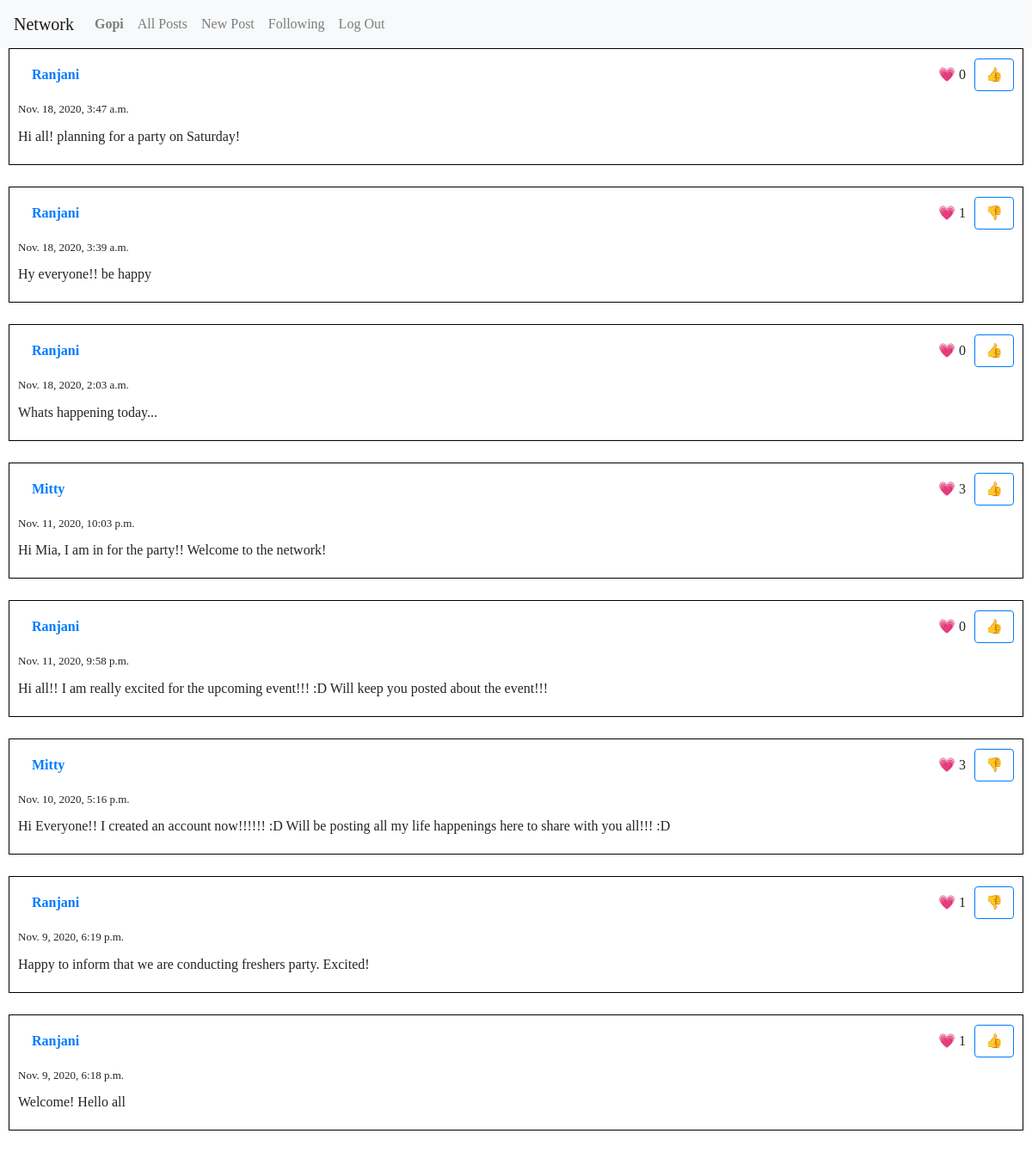
The page /following (signed in) on the database its author committed.
### network/models.py (models this page shows, shortened)
class User(AbstractUser):
    pass

class Posts(models.Model):
    creator = models.ForeignKey(User,on_delete=models.SET_NULL, null=True, blank=True, related_name="posts")
    content = models.TextField(max_length=500)
    created = models.DateTimeField(default=timezone.now)

### network/views.py (the view)
# urls.py: path("following", views.following, name="following"),
def following(request):
    follows = Follows.objects.filter(follower=request.user.id)
    all_posts = Posts.objects.none()
    for f in follows:
        all_posts = all_posts | Posts.objects.filter(creator=f.followee)
    return render(request, "network/following.html", {
        "all_posts": get_posts_in_page(request, all_posts.order_by(POSTS_ORDER))
    })

### network/templatetags/network_filters.py (called while the page is built)
@register.filter
def user_likes(likes, user):
    return any(like.liker == user for like in likes.all())

### network/views.py (called while the page is built)
def get_posts_in_page(request, posts):
    paginator = Paginator(posts, 10)
    page = request.GET.get('page')
    return paginator.get_page(page)

### network/templates/network/following.html
{% extends "network/layout.html" %}
{% block body %}
{% include "network/all_posts.html" %}
{% endblock %}

### network/templates/network/layout.html (shortened to what this page needs)
{% load static %}
<!DOCTYPE html>
<html lang="en">
    <head>
        <link rel="stylesheet" href="https://cdn.jsdelivr.net/npm/bootstrap@4.5.3/dist/css/bootstrap.min.css">
        <link href="{% static 'network/styles.css' %}" rel="stylesheet">
    </head>
    <body>
        <nav class="navbar navbar-expand-lg navbar-light bg-light">
            <a class="navbar-brand" href="/">Network</a>
            <div>
              <ul class="navbar-nav mr-auto">
                {% if user.is_authenticated %}
                    <li class="nav-item">
                        <a class="nav-link" href="{% url 'profile' user.id %}"><strong>{{ user.username }}</strong></a>
                    </li>
                {% endif %}
                <li class="nav-item">
                  <a class="nav-link" href="{% url 'index'  %}">All Posts</a>
                </li>
                {% if user.is_authenticated %}
                    <li class="nav-item">
                        <a class="nav-link" href="{% url 'new' %}">New Post</a>
                    </li>
                    <li class="nav-item">
                        <a class="nav-link" href="{% url 'following' %}">Following</a>
                    </li>
                    <li class="nav-item">
                        <a class="nav-link" href="{% url 'logout' %}">Log Out</a>
                    </li>
                {% endif %}
              </ul>
            </div>
          </nav>
        <div class="body">
            {% block body %}
            {% endblock %}
        </div>
    </body>
</html>

### network/templates/network/all_posts.html (shortened to what this page needs)
{% load static %}
{% load network_filters %}
{% for post in all_posts %}
    <div class="post" id="post-{{ post.id }}">
        <div class="creator">
            <a class="nav-link" href="{% url 'profile' post.creator.id %}">
                {{ post.creator }}
            </a>
        </div>
        <div class="like-count">
            &#128151; <span id="post-like-count-{{ post.id }}">{{ post.likes.count }}</span>
        </div>
        {% if user.is_authenticated %}
            {% with liked=post.likes|user_likes:user up_button="&#128077;" down_button="&#128078;" %}
                <button type="button" class="btn btn-outline-primary like-button"
                        onclick="toggleLike(this, {{ post.id }}, {{ liked|yesno:"true,false" }})"
                        data-up-button="{{ up_button }}"
                        data-down-button="{{ down_button }}"
                >
                    {% if liked %}
                        {{ down_button }}
                    {% else %}
                        {{ up_button }}
                    {% endif %}
                </button>
            {% endwith %}
        {% endif %}
        <div class="created-time">
            {{ post.created }}
        </div>
        <div class="content">
            {{ post.content }}
        </div>
    </div>
{% endfor %}

### network/static/network/styles.css (style rules this page uses)
body { font-family: "Comic Sans MS", cursive; }
.body { margin: 0 10px; }
.post { border: 1px solid black; padding: 10px; margin-bottom: 25px; display: grid; grid-template-areas: "creator edit-button like-count like-button" "created-time created-time created-time created-time" "content content content content" "edit-content edit-content edit-content edit-content"; grid-template-columns: 1fr auto auto auto; grid-gap: 10px; align-items: baseline; }
.post .like-count { grid-area: like-count; }
.post .like-button { grid-area: like-button; }
.post .creator { grid-area: creator; font-weight: bold; }
.post .created-time { grid-area: created-time; font-size: small; }
.post .content { grid-area: content; }

### rows shown on the page
User: username "Gopi"
Posts: creator "Ranjani", likes.count "0", up_button "👍", created "Nov. 18, 2020, 3:47 a.m.", content "Hi all! planning for a party on Saturday!"
Posts: creator "Ranjani", likes.count "1", down_button "👎", created "Nov. 18, 2020, 3:39 a.m.", content "Hy everyone!! be happy"
Posts: creator "Ranjani", likes.count "0", up_button "👍", created "Nov. 18, 2020, 2:03 a.m.", content "Whats happening today..."
Posts: creator "Mitty", likes.count "3", up_button "👍", created "Nov. 11, 2020, 10:03 p.m.", content "Hi Mia, I am in for the party!! Welcome to the network!"
Posts: creator "Ranjani", likes.count "0", up_button "👍", created "Nov. 11, 2020, 9:58 p.m.", content "Hi all!! I am really excited for the upcoming event!!! :D Will keep you posted about the event!!!"
Posts: creator "Mitty", likes.count "3", down_button "👎", created "Nov. 10, 2020, 5:16 p.m.", content "Hi Everyone!! I created an account now!!!!!! :D Will be posting all my life happenings here to share with you all!!! :D"
Posts: creator "Ranjani", likes.count "1", down_button "👎", created "Nov. 9, 2020, 6:19 p.m.", content "Happy to inform that we are conducting freshers party. Excited!"
Posts: creator "Ranjani", likes.count "1", up_button "👍", created "Nov. 9, 2020, 6:18 p.m.", content "Welcome! Hello all"
